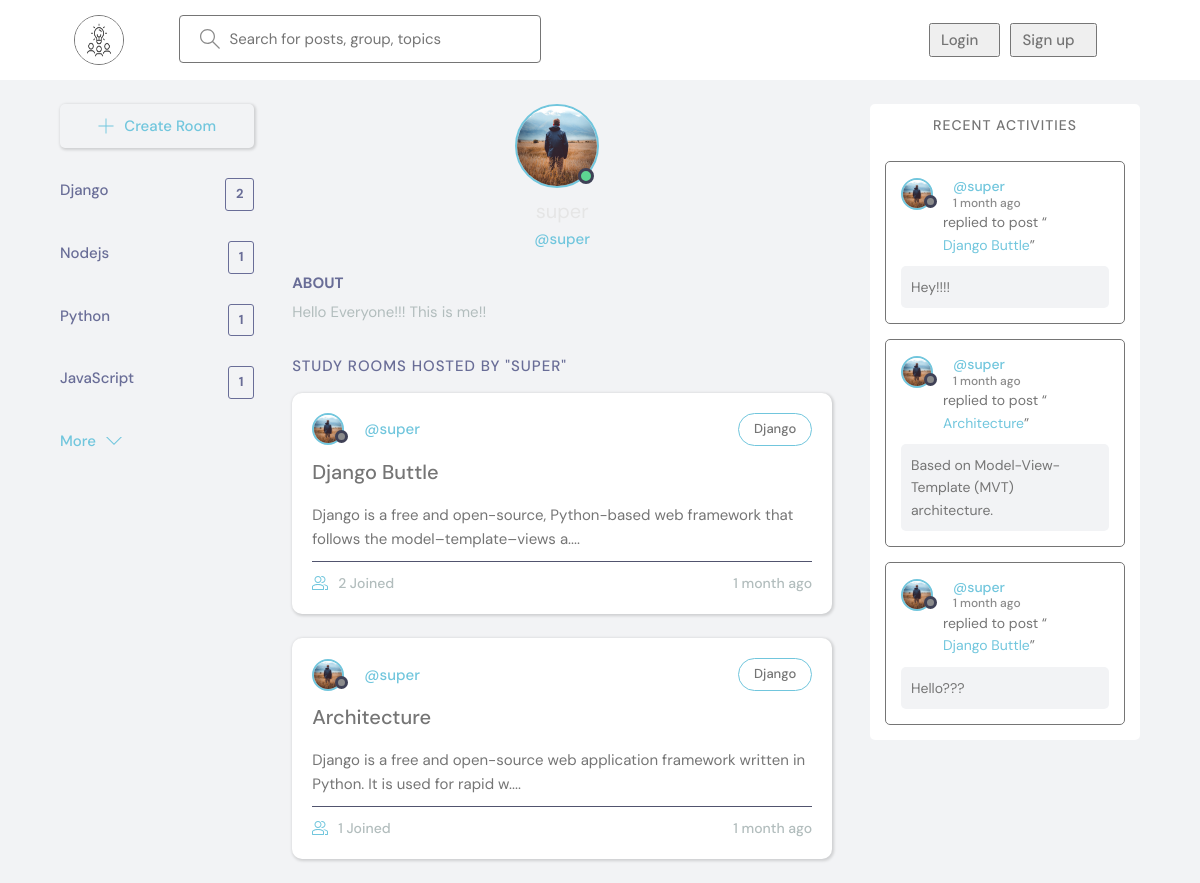
/user-profile/1, run on an earlier commit of the app's database.
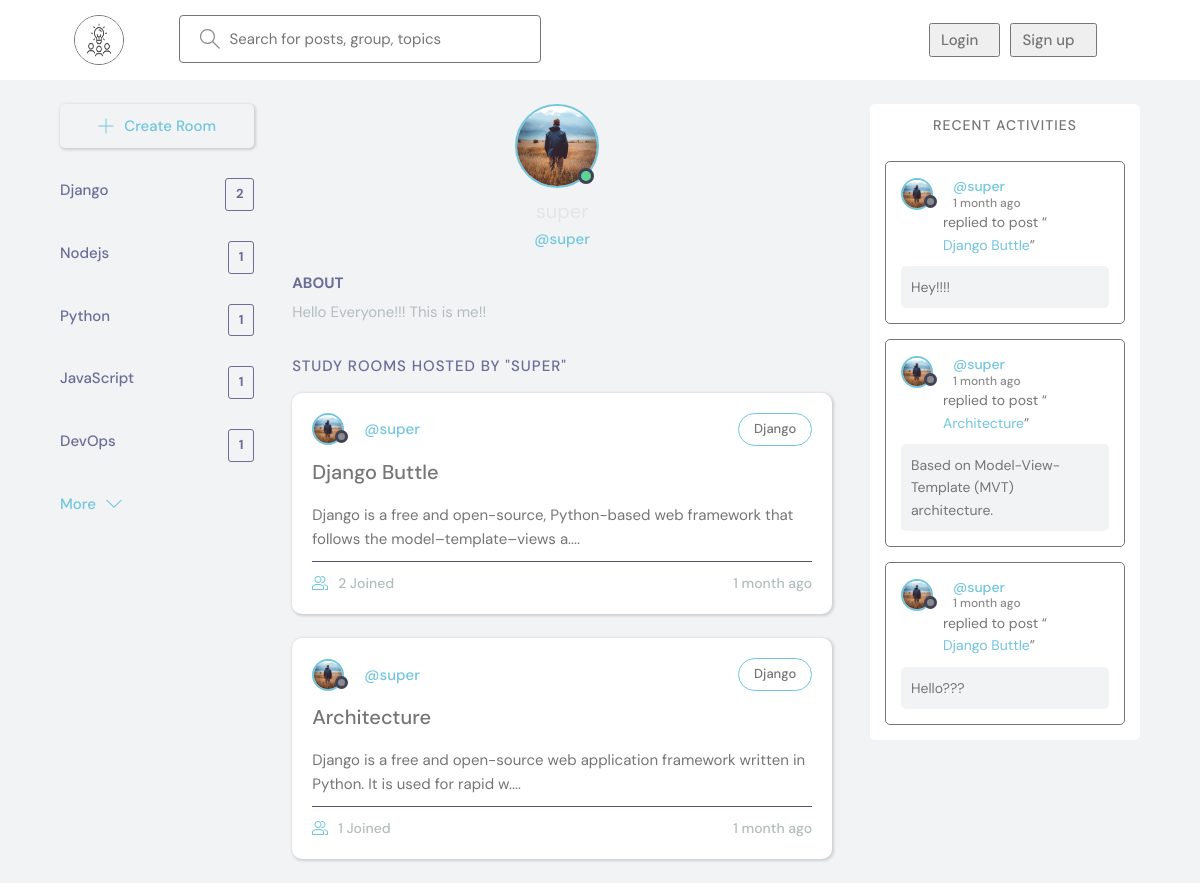
And on a later commit of the database.
### base/models.py (models this page shows, shortened)
class Topic(models.Model):
    name = models.CharField(max_length=200)

class NewUser(AbstractUser):
    name = models.CharField(max_length=200, null=True)
    email = models.EmailField(unique=True, null=True)
    bio = models.TextField(null=True)
    avatar = models.ImageField(null=True, default="avatar.svg")
    USERNAME_FIELD = "email"
    REQUIRED_FIELDS = ["username"]

class Room(models.Model):
    host = models.ForeignKey(NewUser, on_delete=models.SET_NULL, null=True)
    topic = models.ForeignKey(Topic, on_delete=models.CASCADE, null=True)
    name = models.CharField(max_length=200)
    description = models.TextField(null=True, blank=True)
    updated = models.DateTimeField(auto_now=True)
    created = models.DateTimeField(auto_now_add=True)
    participants = models.ManyToManyField(
        NewUser, related_name="participants", blank=True
    )
    class Meta:
        ordering = ["-updated", "-created"]
    def __str__(self) -> str:
        return self.name

class Message(models.Model):
    user = models.ForeignKey(NewUser, on_delete=models.CASCADE)
    room = models.ForeignKey(Room, on_delete=models.CASCADE)
    body = models.TextField()
    updated = models.DateTimeField(auto_now=True)
    created = models.DateTimeField(auto_now_add=True)
    class Meta:
        ordering = ["-updated", "-created"]

### base/views.py (the view)
# urls.py: path("user-profile/<str:pk>", userProfile, name="user-profile"),
def userProfile(request, pk):
    user = NewUser.objects.get(id=pk)
    topics = Topic.objects.all()
    rooms = user.room_set.all()
    activites = user.message_set.all()
    context = {
        "topics": topics,
        "rooms": rooms,
        "room_messages": activites,
        "user": user,
    }
    return render(request, "base/profile.html", context)

### base/templates/base/profile.html (shortened to what this page needs)
{% extends 'main.html' %}
{% block content %}
<main class="profile-page layout layout--3">
  <div class="container">
    {% include 'base/topics_component.html' %}
    <div class="roomList">
      <div class="profile">
        <div class="profile__avatar">
          <div class="avatar avatar--large active">
            <img src="{{user.avatar.url}}" />
          </div>
        </div>
        <div class="profile__info">
          <h3>{{user.name}}</h3>
          <p>@{{user.username}}</p>
        </div>
        <div class="profile__about">
          <h3>About</h3>
          <p>
            {{user.bio}}
          </p>
        </div>
      </div>
      <div class="roomList__header">
        <div>
          <h2>Study Rooms Hosted by "{{user.name}}"</h2>
        </div>
      </div>
      {% include 'base/feed_component.html' %}
    </div>
    {% include 'base/activity_component.html' %}
  </div>
</main>
{% endblock content %}

### templates/main.html (shortened to what this page needs)
<!DOCTYPE html>
{% load static %}
<html lang="en">
<head>
    <link rel="stylesheet" href="{% static 'styles/main.css' %}" />
    <link rel="stylesheet" href="{% static 'styles/header.css' %}" />
</head>
<body>
    <nav class="header-nav">
        <header class="header header--loggedIn">
            <div class="container">
                <a href="{% url 'home' %}" class="header__logo">
                    <img src="{% static 'images/logo.jpg' %}" />
                </a>
                <form class="header__search" method="GET" action="{% url 'home' %}">
                    <label>
                        <input name="q" placeholder="Search for posts, group, topics" />
                    </label>
                </form>
                <nav class="header__menu">
                    {% if request.user.is_authenticated %}
                    <div class="header__user">
                        <a href="">
                            <div class="avatar avatar--medium active">
                                <img src="{{request.user.avatar.url}}" />
                            </div>
                            <p>{{request.user.username}} <span>@{{request.user.username}}</span></p>
                        </a>
                        <button class="dropdown-button">
                            <svg version="1.1" xmlns="http://www.w3.org/2000/svg" width="32" height="32" viewBox="0 0 32 32">
                                <title>user info</title>
                                <path d="M16 21l-13-13h-3l16 16 16-16h-3l-13 13z"></path>
                            </svg>
                        </button>
                    </div>
                    {% else %}
                     <div class="nav-button">
                        <button class="log">
                            <a href="{% url 'login' %}">
                              Login
                            </a>
                        </button>
                        <button class="reg">
                            <a href="{% url 'register' %}">
                            Sign up
                            </a>
                        </button>
                     </div>
                    {% endif %}
                </nav>
            </div>
        </header>
        </nav>
    {% block content %}
    {% endblock %}
</body>

### base/templates/base/topics_component.html (shortened to what this page needs)
<div class="topics">
    <div class="topics__header">
        <a class="btn btn--main" href="{% url 'create-room' %}">
            <svg version="1.1" xmlns="http://www.w3.org/2000/svg" width="32" height="32" viewBox="0 0 32 32">
              <title>add</title>
              <path
                d="M16.943 0.943h-1.885v14.115h-14.115v1.885h14.115v14.115h1.885v-14.115h14.115v-1.885h-14.115v-14.115z">
              </path>
            </svg>
            Create Room
          </a>
     </div>
    <ul class="topics__list">
        {% for topic in topics %}
        <li>
            <a href="{% url 'home' %}?q={{topic.name}}">{{topic.name}}<span>{{topic.room_set.all.count}}</span></a>
        </li>
        {% endfor %}
    </ul>
    <a class="btn btn--link" href="{% url 'topics' %}">
        More
        <svg version="1.1" xmlns="http://www.w3.org/2000/svg" width="32" height="32" viewBox="0 0 32 32">
            <title>chevron-down</title>
            <path d="M16 21l-13-13h-3l16 16 16-16h-3l-13 13z"></path>
        </svg>
    </a>
</div>

### base/templates/base/feed_component.html (shortened to what this page needs)
{% for room in rooms %}
<div class="roomListRoom">
    <div class="roomListRoom__header">
        <a href="{% url 'user-profile' room.host.id %}" class="roomListRoom__author">
            <div class="avatar avatar--small">
                <img src="{{room.host.avatar.url}}" />
            </div>
            <span>@{{room.host.username}}</span>
        </a>
        <a href="{% url 'home' %}?q={{room.topic.name}}">
            <p class="roomListRoom__topic">{{room.topic.name}}</p>
        </a>
    </div>
    <div class="roomListRoom__content">
        <a href="{% url 'room' room.id %}">{{room.name}}</a>
        <p>{{room.description|slice:":100"}}....</p>
    </div>
    <div class="roomListRoom__meta">
        <a href="{% url 'room' room.id %}" class="roomListRoom__joined">
            {{room.participants.all.count}} Joined
        </a>
        <div class="roomListRoom__actions">
            <span>{{room.created|timesince}} ago</span>
        </div>
    </div>
</div>
{% endfor %}

### base/templates/base/activity_component.html (shortened to what this page needs)
<div class="activities">
    <div class="activities__header">
        <h2>Recent Activities</h2>
    </div>
    {% for message in room_messages %}
    <div class="activities__box">
        <div class="activities__boxHeader roomListRoom__header">
            <a href="{% url 'user-profile' message.user.id %}" class="roomListRoom__author">
                <div class="avatar avatar--small">
                    <img src="{{message.user.avatar.url}}" />
                </div>
                <p>
                    @{{message.user.username}}
                    <span>{{message.created|timesince}} ago</span>
                </p>
            </a>
        </div>
        <div class="activities__boxContent">
            <p>replied to post “<a href="{% url 'room' message.room.id %}">{{message.room}}</a>”</p>
            <div class="activities__boxRoomContent">{{message.body}}</div>
        </div>
    </div>
    {% endfor %}
</div>

### static/styles/header.css (style rules this page uses)
.header { padding: 1.5rem; background-color: white; }
.header > .container { display: flex; gap: 5.5rem; }
.header__logo, .header__user { display: flex; gap: 2rem; align-items: center; }
.avatar { margin-right: 10px; }
.header__logo > img { height: 5rem; width: 5rem; border-radius: 50%; border: 1px solid #757575; }
.header__search > label { background-color: transparent; padding: 1.3rem 1rem; display: flex; align-items: center; gap: 1rem; border-radius: 4px; border: 1px solid #757575; }
.header__search svg { fill: var(--color-gray); width: 2rem; height: 2rem; margin-left: 1rem; }
.header__search input { width: 30rem; background: transparent; border: none; outline: none; color: #757575; }
.header__menu { margin-left: auto; position: relative; display: flex; }
.nav-button { display: flex; justify-content: space-between; align-items: center; }
.nav-button, button { margin-right: 10px; padding: 5px 10px; }
.header__menu a { display: flex; align-items: center; font-weight: 500; text-decoration: none; color: #757575; margin-right: 10px; }
.layout { margin-top: 2.4rem; }
.layout > .container { display: flex; justify-content: space-between; align-items: flex-start; }
.layout--3 > .container > div:first-child { flex-basis: 18%; max-width: 22.5rem; }
.layout--3 > .container > div:nth-child(2) { flex-basis: 50%; }
.layout--3 > .container > div:last-child { flex-basis: 25%; }

What changed in the data, as far as the page shows it:
added Topic: name "DevOps", room_set.all.count "1"
